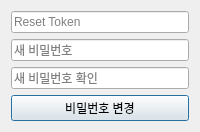
<?xml version="1.0" encoding="UTF-8"?>
<ui version="4.0">
 <class>PasswordResetConfirmDialog</class>
 <widget class="QDialog" name="PasswordResetConfirmDialog">
  <property name="windowTitle">
   <string>비밀번호 변경</string>
  </property>

  <layout class="QVBoxLayout">

   <item>
    <widget class="QLineEdit" name="editToken">
     <property name="placeholderText">
      <string>Reset Token</string>
     </property>
    </widget>
   </item>

   <item>
    <widget class="QLineEdit" name="editNewPw">
     <property name="placeholderText">
      <string>새 비밀번호</string>
     </property>
     <property name="echoMode">
      <enum>QLineEdit::Password</enum>
     </property>
    </widget>
   </item>

   <item>
    <widget class="QLineEdit" name="editNewPw2">
     <property name="placeholderText">
      <string>새 비밀번호 확인</string>
     </property>
     <property name="echoMode">
      <enum>QLineEdit::Password</enum>
     </property>
    </widget>
   </item>

   <item>
    <widget class="QPushButton" name="btnConfirm">
     <property name="text">
      <string>비밀번호 변경</string>
     </property>
    </widget>
   </item>

  </layout>
 </widget>
</ui>
